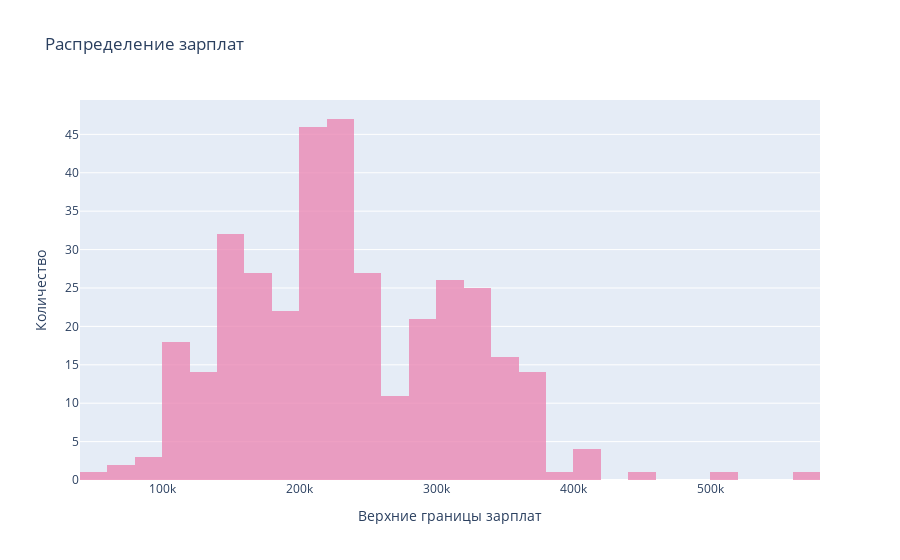

Source (notebook cell):
### Code cell
import plotly.graph_objects as go
trace0 = go.Histogram(x = df['sal_to'],
                     opacity=0.8,
                     marker_color='#EB89B5')
layout= go.Layout(
    title= 'Распределение зарплат',
    xaxis={'title':'Верхние границы зарплат'}, 
    yaxis={'title':'Количество'}
)

fig = go.Figure(data = [trace0], layout = layout)
fig.show()

### Figure 1 — Plotly figure (JSON) as saved in the notebook; plotly's stock layout.template omitted (floating-point values rounded to 4 significant figures; data arrays with more than 128 entries replaced by an {"elided": "..."} marker saying what was removed)
{"data": [{"marker": {"color": "#EB89B5"}, "opacity": 0.8, "type": "histogram", "x": {"elided": "360 int values"}}], "layout": {"title": {"text": "Распределение зарплат"}, "xaxis": {"title": {"text": "Верхние границы зарплат"}}, "yaxis": {"title": {"text": "Количество"}}}}
